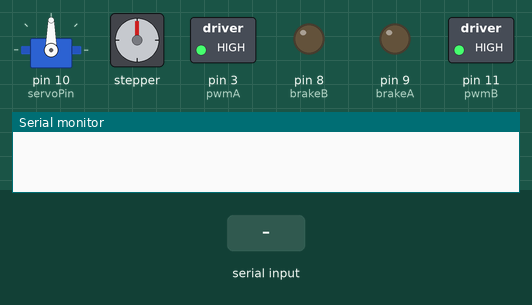
The sketch below on a simulated Arduino Uno, built with avr-gcc and run on an emulated ATmega328P. Parts: servo, stepper motor, switched loads named in the sketch (green lamp = pin HIGH), output pins drawn as LEDs (lit = HIGH), the last lines printed to the serial monitor. The test bench sets the inputs (shaded band). Stepper angles assume 200 steps per turn.

Above: at 1.2 s.
1.3 s: "standard reset\n" received over Serial
At 14.6 s:
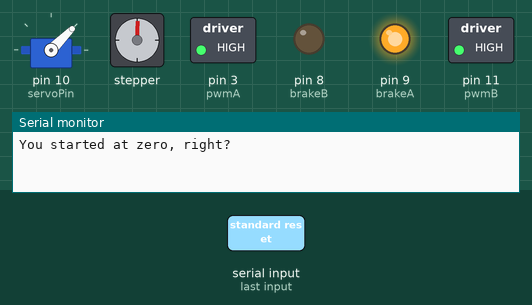
At 17.1 s:
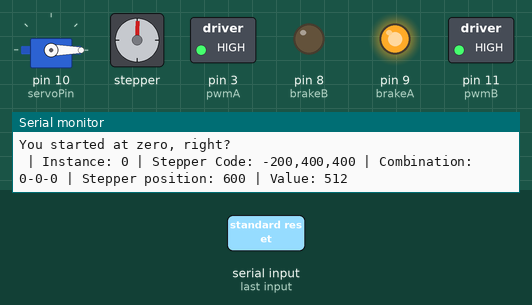
Timing chart, 0 to 17.9 s (numbered marks = the images above; inputs shaded):
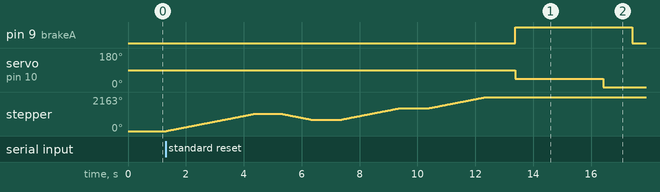

The sketch:

SafeCrackingBruteForceChunks.ino
```cpp
#include <Stepper.h>              // Main motor to turn the dial
#include <Servo.h>                // Servo to turn the handle after trying a combination

// Stepper Motor definitions and variables
#define pwmA 3
#define pwmB 11
#define brakeA 9
#define brakeB 8
#define dirA 12
#define dirB 13

// Define the servo pin:
#define servoPin 10             // Servo Pin 10

// ADXL335 Accelerometer
// VCC - 5V
const int xPin = A1;
const int yPin = A2;
const int zPin = A3;
int y = analogRead(yPin);                               // Accelerometer
float yG = map(y, 0, 1023, -100, 100);                  // Accelerometer

// Define the variables for the Stepper
bool motorHolding = false;                              // Stepper hold state
const int stepsPerRevolution = 200;
int stepperSpeed = 60;                                    // Default speed
Stepper myStepper = Stepper(stepsPerRevolution, dirA, dirB);
int currentPosition = 0; // Variable to store the current position

// Create a variable to store the servo position:
int servoAngle = 45;                                      // Between 30 and 60 for testing
Servo myservo;

// Create other variables for the program
int i = 0;  // Step Counter
const int ledPin = 9;                                     // LED connected to digital pin 9
//const int potPin = A3;                                    // Potentiometer connected to analog pin A3 (not used)

// Sets up the main program. Do not make changes here.
void setup() {
  pinMode(pwmA, OUTPUT);
  pinMode(pwmB, OUTPUT);
  pinMode(brakeA, OUTPUT);
  pinMode(brakeB, OUTPUT);

  digitalWrite(pwmA, HIGH);
  digitalWrite(pwmB, HIGH);
  digitalWrite(brakeA, LOW);
  digitalWrite(brakeB, LOW);

  myservo.attach(servoPin);
  Serial.begin(9600);         // Initialize serial communication

  // SD Card section; Not used for "Chunks". An SD card is needed to loop through a csv or .txt for more than >800 combos or so...
//  while (!Serial) {
//    ; // wait for serial port to connect. Needed for native USB port only
//  }
//  Serial.print("Initializing SD card...");
//  if (!SD.begin(4)) {
//    Serial.println("initialization failed!");
//    while (1);
//  }
//  Serial.println("initialization done.");

}

// Primary Execution of a "try" at the same. Prints the combo used and the associated accelerometer value.
void executeFunction(int a, int b, int c, int d, int e, int f, int g, int h) {

  // Set the holding state to true
  motorHolding = true;

  // Dial Spinner section
  myStepper.step(a);                  // This is the "Reset" spin, 4 turns to the left. At least 800 -- ADD plus whatever is needed to get it back to true 0 in step 'b'.
  // Reset the position at TDC (top-dead-center)
  int currentPosition = 0;
  //currentPosition += a;
  delay(1000);                        // Break for a second to let the gears settle.
  myStepper.step(b);                  // This continues the rotation to get to the true first number on the dial. (e.g. Spins 800 in step(a) then an additional 160 to go to "80" on the dial
  currentPosition += b;
  delay(1000);                        // Break for a second to let the gears settle.
  myStepper.step(c);                  // This goes to the right around (-200) one time (passes number) then spins to second number
  currentPosition += c;
  delay(1000);                        // Break for a second to let the gears settle.
  myStepper.step(d);                  // Goes to the third number
  currentPosition += d;
  delay(1000);                        // Break for a second to let the gears settle.

  // Servo Section. Move the servo to turn the handle, and turn the LED on to indicate this action.
  myservo.write(servoAngle);          // This turns the servo handle (i.e. tests the handle to open)
  analogWrite(ledPin, 255);           // Set to 255 to turn on LED; Placeholder for Actuator or Servo motor.
  delay(2000);                        // Delay 2 seconds to account for the turn in the servo

  // Set the holding state to false
  motorHolding = false;

  // This simply counts the number of iterations (i) in the sequence
  Serial.print(F(" | Instance: "));
  Serial.print(e);                    // This should count (i+1) for each instance and print the count -- add actual combo here too (not just stepper ints).

  // Print the Stepper code that is  being run
  Serial.print(F(" | Stepper Code: "));
  Serial.print(b);
  Serial.print(F(","));
  Serial.print(c);
  Serial.print(F(","));
  Serial.print(d);

  // Print the combination that is being tested (e.g. 5-29-83)
  Serial.print(F(" | Combination: "));
  Serial.print(f);
  Serial.print("-");
  Serial.print(g);
  Serial.print("-");
  Serial.print(h);

  // Print Stepper's Current Position
  Serial.print(F(" | Stepper position: "));
  Serial.print(currentPosition);

  // Print out the Accelerometer value at the bottom of the handle pull
  Serial.print(F(" | Value: "));
  int y = analogRead(yPin);                           // Accelerometer
  float yG = map(y, 0, 1023, -100, 100);              // Accelerometer
  Serial.println(y);                                  // Final Value: Accelerometer Value
  delay(1000);                                        // Wait for shit to cool

  // Bring the servo back to the original position (top-dead-center)
  myservo.write(-servoAngle);         // NOTE: Back to the top (90)
  delay(1000);                        // Delay 2 seconds to account for the turn (back) in the servo
  analogWrite(ledPin, 0);             // This should always be 0 to turn off LED

}

// Stepper Adjustment Section. Use to calibrate and return to TDC (Top-Dead-Center, or "0")
void StepperMotorOneNotch() {
  myStepper.step(2);        // step(2) will move the dial 1 (one) notch.
}
void StepperMotorTenNotch() {
  myStepper.step(20);        // step(20) will move the dial 10 notches.
}

// Test Precision; Rotates on "0". Used in early stepper calibration.
//void TestCalibration() {
//  // Brute force with unadjusted logic
//  executeFunction(800, -600, 600, -800, 1,0,0,0);
//  executeFunction(800, -600, 600, -800, 2,0,0,0);
//  executeFunction(800, -300, 300, -800, 3,0,0,0);
//  executeFunction(800, -600, 600, -800, 4,0,0,0);
//  executeFunction(800, -600, 600, -800, 5,0,0,0);
//}

// Test Precision; Rotates on "0"; I need this because each time the code recompiles my servo turns (unprompted) 90 degrees.
// I have to run this "purge" to get things back in order.
void TestCalibrationLite() {
  // Brute force with unadjusted logic
  executeFunction(400, -200, 400, 400, 0,0,0,0);
}


// Rotates to the kids and hannah's birthdays for p.o.c.; Use known birthdays.
//void TestBirthdays() {
//  // Brute force with adjusted logic; not yet with proper labels
//  executeFunction(0,10,-352,108,1,5,29,83);
//  executeFunction(834,14,-400,24,2,7,7,19);
//  executeFunction(962,16,-390,6,3,8,13,16);
//  executeFunction(968,6,-358,50,4,3,24,49);
//  executeFunction(902,20,-206,84,5,10,7,49);
//  executeFunction(902,6,-394,150,6,3,6,81);
//  executeFunction(838,4,-350,104,7,2,27,79);
//  executeFunction(842,16,-362,106,8,8,27,80);
//  executeFunction(840,6,-378,132,9,3,14,80);
//  executeFunction(840,24,-374,150,10,12,25,0);
//}


// PASTE BRUTE FORCE LOGIC HERE
void BruteForceRun() {
  // MAKE SURE TO DISCONNECT THE HANDLE BEFORE UPLOADING
  // Copy/Paste from Excel file.
  // Set first instance to 0
  executeFunction(0,80,-216,16,11201,40,32,40);
  executeFunction(920,80,-216,18,11202,40,32,41);
  executeFunction(918,80,-216,20,11203,40,32,42);
  executeFunction(916,80,-216,22,11204,40,32,43);
  executeFunction(914,80,-216,24,11205,40,32,44);
  executeFunction(912,80,-216,26,11206,40,32,45);
  executeFunction(910,80,-216,28,11207,40,32,46);
  // ... and it goes on like this.
  // See included Excel file for concatenation of numbers into final executeFunction() form.

}


// VOID LOOP SECTION
void loop() {
  myStepper.setSpeed(stepperSpeed);                 // Set speed; 150 seems to be the max -- 200 is too much.
  analogWrite(ledPin, 0);                           // Turn the LED light off for starter

if (motorHolding) {
  // Keep the motor in the holding state
  myStepper.step(0);
  return;
}


  // Read user input from serial monitor; series of case when statements.
  if (Serial.available() > 0) {
    String input = Serial.readStringUntil('\n');
    if (input == "run program") {
      BruteForceRun();
    }
    else if (input == "stepper up 1") {
      //Serial.println(F("Stepper motor rotated 1 notch!")); // print a message to the serial monitor
      StepperMotorOneNotch();
    }
    else if (input == "stepper up 10") {
      //Serial.println(F("Stepper motor rotated 10 notches!")); // print a message to the serial monitor
      StepperMotorTenNotch();
    }
//    else if (input == "test calibration") {
//      Serial.println(F("Hope it stays at zero, brah!")); // print a message to the serial monitor
//      TestCalibration();
//    }
    else if (input == "test calibration lite") {
      //Serial.println(F("Zero calories, brah! Shred it!")); // print a message to the serial monitor
      TestCalibrationLite();
    }
//    else if (input == "test birthdays") {
//      Serial.println(F("Awww! What a family man!")); // print a message to the serial monitor
//      TestBirthdays();
//    }
    else if (input == "standard reset") {
      Serial.println("You started at zero, right?"); // print a message to the serial monitor
      StepperMotorTenNotch();
      StepperMotorTenNotch();
      StepperMotorTenNotch();
      StepperMotorTenNotch();
      StepperMotorTenNotch();
      StepperMotorTenNotch();
      StepperMotorTenNotch();
      StepperMotorTenNotch();
      StepperMotorTenNotch();
      StepperMotorTenNotch();
      StepperMotorOneNotch();
      TestCalibrationLite();
    }
//    else if (input == "stop program") {
//      Serial.println("Program stopped and reset!"); // print a message to the serial monitor
//      return;
//    }
  }


}
```

Measured:
- after the input at 1.3 s, pin 9 (brakeA): LOW → HIGH after 12.1 s, → LOW 4.0 s later; servo on pin 10 (servoPin): 90° → 45° after 12.1 s, → 0° 3.0 s later; stepper: turns 1083° clockwise in 3.0 s, then 360° counter-clockwise in 0.99 s, then 720° clockwise in 2.0 s, then 720° clockwise in 2.0 s
